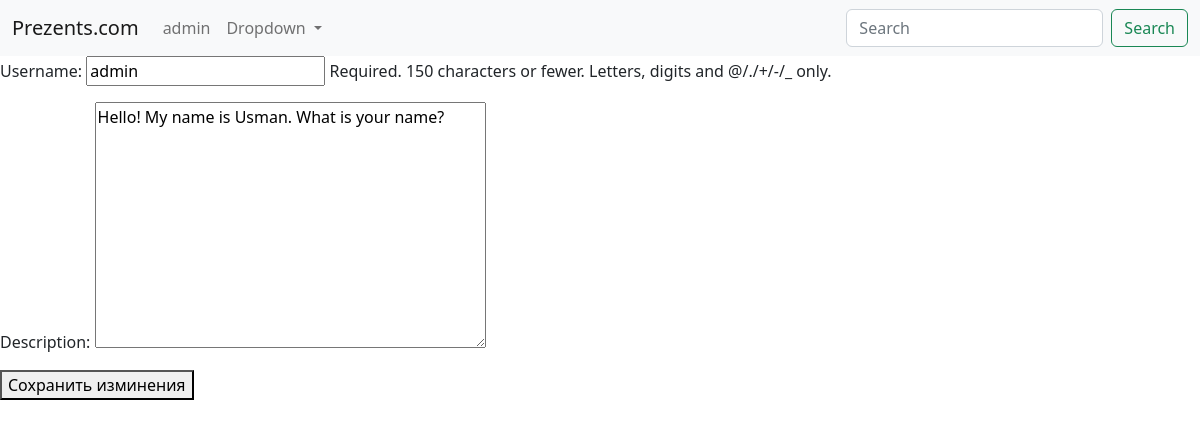
Before: /profiles/edit_profile/1/ with the older database file.
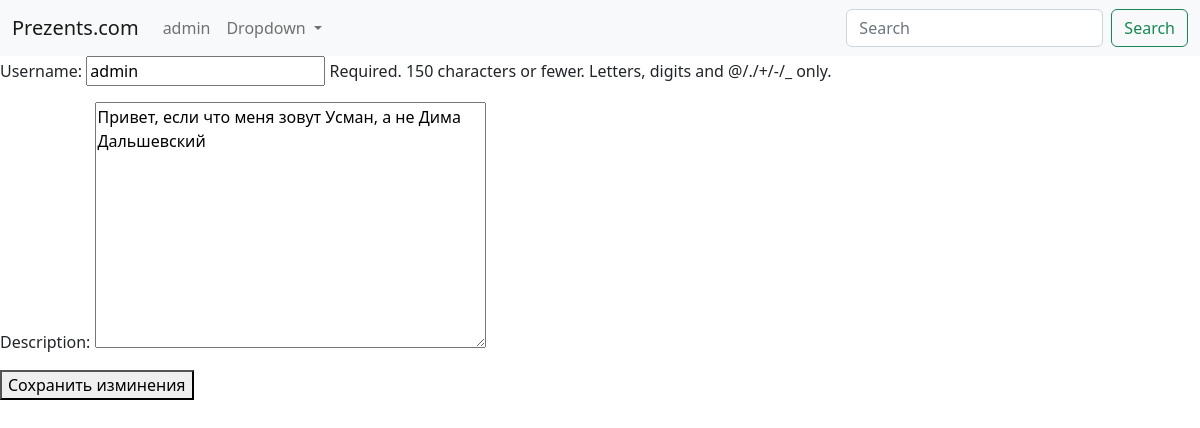
After: the same page with the newer database file.
### users/models.py (models this page shows, shortened)
class User(AbstractUser):
    description = models.TextField()
    def __str__(self) -> str:
        return self.username
    class Meta:
        verbose_name = 'user'
        verbose_name_plural = 'users'

### user_profile/views.py (the view, shortened to what this page needs)
# urls.py: path('edit_profile/<int:pk>/', views.ProfileCreateView.as_view(), name='create_profile'),
class ProfileCreateView(UpdateView):
    model = User
    template_name = 'profile/create_profile.html'
    fields = ['username', 'description', ]

### templates/profile/create_profile.html (shortened to what this page needs)
{% extends 'base.html' %}
{% block content %}
<form action="" method="post">
    {{ form.as_p }}
    <button>Сохранить изминения </button>
</form>
{% endblock %}

### templates/base.html (shortened to what this page needs)
<!DOCTYPE html>
<html lang="en">
<head>
    <link href="https://cdn.jsdelivr.net/npm/bootstrap@5.2.2/dist/css/bootstrap.min.css" rel="stylesheet">
</head>
<body>
    <nav class="navbar navbar-expand-lg bg-light">
        <div class="container-fluid">
          <a class="navbar-brand" href="{% url 'index' %}">Prezents.com</a>
          <div class="collapse navbar-collapse" id="navbarSupportedContent">
            <ul class="navbar-nav me-auto mb-2 mb-lg-0">
              <li class="nav-item">
                <a class="nav-link" href="{% url 'user_profile' user.id %}">{{ user}}</a>
              </li>
              <li class="nav-item dropdown">
                <a class="nav-link dropdown-toggle" href="#" role="button" data-bs-toggle="dropdown" aria-expanded="false">
                  Dropdown
                </a>
              </li>
              <li class="nav-item">
                <a class="nav-link disabled"></a>
              </li>
            </ul>
            <form class="d-flex" role="search">
              <input class="form-control me-2" type="search" placeholder="Search" aria-label="Search">
              <button class="btn btn-outline-success" type="submit">Search</button>
            </form>
          </div>
        </div>
      </nav>
    {% block content %}
    {% endblock %}
</body>
</html>

Changed rows visible on the page:
changed User "admin": description "Hello! My name is Usman. What is your name?" → "Привет, если что меня зовут Усман, а не Дима Дальшевский"
